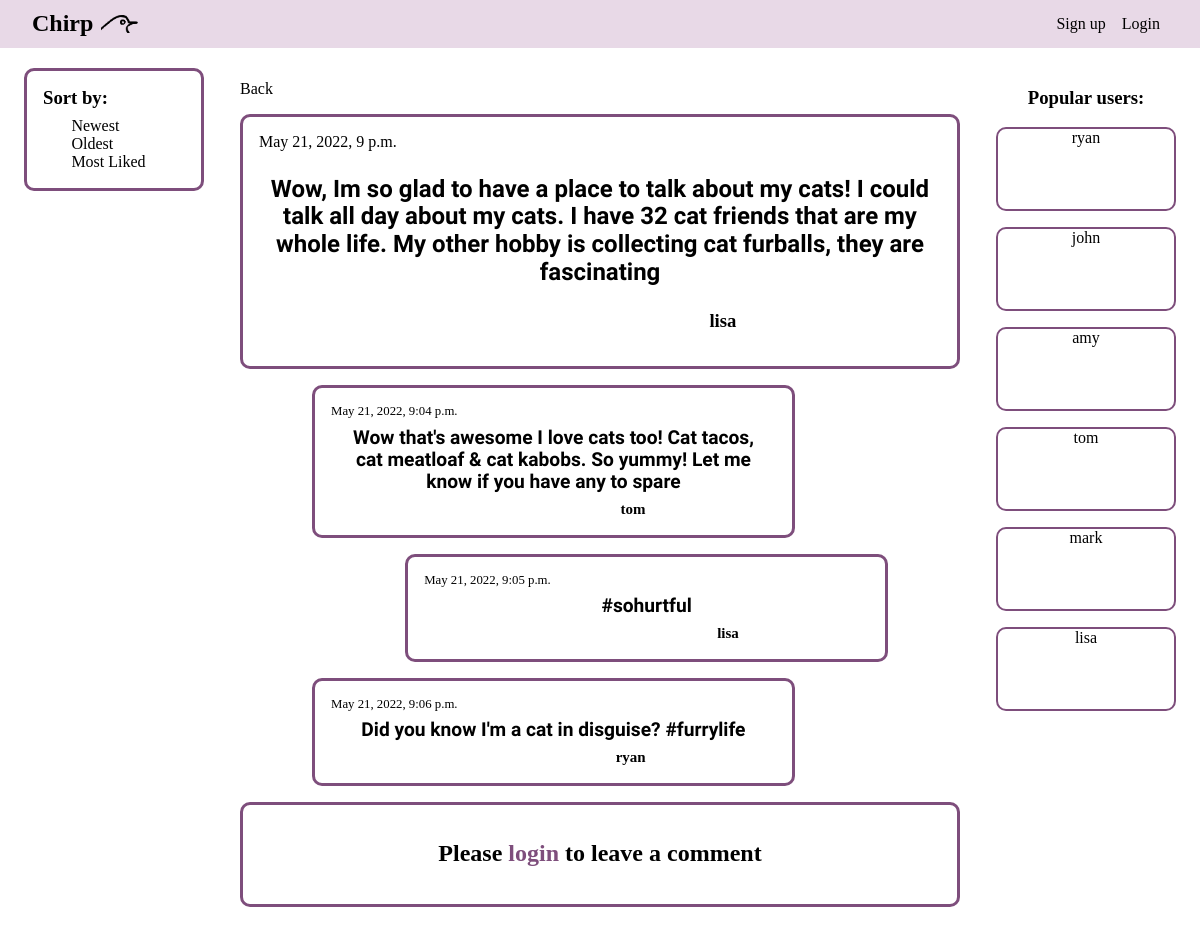
Page /qo84A on the committed database.
### ChirpApp/models.py (models this page shows, shortened)
class Post(models.Model):
    content = models.CharField(max_length=200)
    author = models.CharField(max_length=200)
    date = models.DateTimeField(auto_now=True)
    FontType = models.TextChoices("FontType", "bold old wild")
    font = models.CharField(choices=FontType.choices, max_length=4)
    slug = models.SlugField(unique=True, db_index=True)

class Comment(models.Model):
    content = models.CharField(max_length=120)
    post = models.ForeignKey(Post, on_delete=models.CASCADE, related_name="comments")
    author = models.CharField(max_length=200)
    date = models.DateTimeField(auto_now=True)

### ChirpApp/views.py (the view, shortened to what this page needs)
# urls.py: path("<slug:slug>", views.SinglePostView.as_view(), name="post-detail-page"), #/12345
class SinglePostView(View):
    def get(self, request, slug):
        post = Post.objects.get(slug=slug)
        context = {
            "post": post,
            "comment_form": CommentForm(),
            "comments": post.comments.all().order_by("id"),
            "users": User.objects.all(),
        }
        return render(request, "ChirpApp/post-detail.html", context)

### ChirpApp/templates/ChirpApp/post-detail.html (shortened to what this page needs)
{% extends 'base.html' %}
{% load static %}
{% block css_files %}
  <link rel="stylesheet" href="{% static "ChirpApp/post-detail.css" %}" />
  <link rel="stylesheet" href="{% static "ChirpApp/includes/header.css" %}" />
  <link rel="stylesheet" href="{% static "ChirpApp/includes/navigation.css" %}" />
  <link rel="stylesheet" href="{% static "ChirpApp/includes/decoration.css" %}" />
  <link rel="stylesheet" href="{% static "ChirpApp/includes/post.css" %}" />
{% endblock %}
{% block content %}
  {% include "ChirpApp/includes/header.html" %}
  {% include "ChirpApp/includes/navigation.html" %}
  {% include "ChirpApp/includes/decoration.html" %}
  <main>
    <a href="{% url 'home' %}">Back</a>
    <section id="main-post">
      <span>{{ post.date }}</span>
      <h2 class="{{ post.font }}">{{ post.content|linebreaks }}</h2>
      <h3>{{ post.author }}</h3>
    </section>
    <div class="comments" id="comments">
      {% for comment in comments %}
        <section class="comment">
          <p>{{ comment.date }}</p>
          <h2 class="{{ post.font }}">{{ comment.content|linebreaks }}</h2>
          <h3>{{ comment.author }}</h3>
        </section>
      {% endfor %}
    </div>
    <section class="commentform" id="comment-form">
      {% if user.is_authenticated %}
        <h2>Leave a reply</h2>
        <form action="{% url "post-detail-page" post.slug %}" method="POST">
          {% csrf_token %}
          {% for form_field in comment_form %}
            <div class="form-control {% if form_field.errors %}invalid{% endif %}">
              {{ form_field.label_tag }}
              {{ form_field }}
              {{ form_field.errors }}
            </div>
          {% endfor %}
          <button>Chirp</button>
        </form>
      {% else %}
        <h2>Please <a href="{% url 'login' %}" id="h2login">login</a> to leave a comment</h2>
      {% endif %}
    </section>
    <div class="spacer"></div>
  </main>
{% endblock %}

### ChirpApp/templates/ChirpApp/includes/decoration.html
<div class="decor">
  <h3>Popular users:</h3>
  <ul>
    {% for user in users %}
    <li>
      {{ user.username }}
    </li>
    {% endfor %}
  </ul>
</div>

### ChirpApp/static/ChirpApp/post-detail.css (style rules this page uses)
a { text-decoration: none; color: black; }
ul { list-style: none; margin: 0; padding: 0; }
main { width: 60%; margin: 3rem auto auto; padding-top: 2rem; }
section { border: 3px solid #7E4E7C; border-radius: 10px; margin: 1rem auto; padding: 1rem; }
section h2 { text-align: center; }
section h3 { text-align: end; margin-right: 30%; }
div.comments { width: 80%; margin: auto; }
section.comment { font-size: 80%; width: 80%; }
.comment { padding: .5rem; }
.comment p, .comment h2 { margin: .5rem; }
.comment h3 { margin: .5rem 30% .5rem .5rem; }
.comment:nth-child(odd) { margin-left: 0; }
.comment:nth-child(even) { margin-right: 0; }
#h2login { color: #7E4E7C; }
.spacer { height: 30rem; }

### ChirpApp/static/ChirpApp/includes/decoration.css (style rules this page uses)
.decor { height: 100%; width: 17%; position: fixed; z-index: 1; top: 3rem; right: 0; overflow-x: hidden; padding-top: 20px; }
.decor h3 { margin-right: 1.5rem; text-align: center; }
.decor ul { margin-right: 1.5rem; }
.decor li { border: 2px solid #7E4E7C; border-radius: 10px; margin: 1rem 0 0; min-height: 5rem; text-align: center; }

### ChirpApp/static/ChirpApp/includes/post.css (style rules this page uses)
.old { font-family: 'Macondo', cursive; }

### rows in the picture
Post: date "May 21, 2022, 9 p.m.", content "Wow, Im so glad to have a place to talk about my cats! I could talk all day about my cats. I have 32 cat friends that are my whole life. My other hobby is collecting cat furballs, they are fascinating", author "lisa"
Comment: date "May 21, 2022, 9:04 p.m.", content "Wow that's awesome I love cats too! Cat tacos, cat meatloaf & cat kabobs. So yummy! Let me know if you have any to spare", author "tom"
Comment: date "May 21, 2022, 9:05 p.m.", content "#sohurtful", author "lisa"
Comment: date "May 21, 2022, 9:06 p.m.", content "Did you know I'm a cat in disguise? #furrylife", author "ryan"

### other values in the picture
{{ user.username }} "ryan"
{{ user.username }} "john"
{{ user.username }} "amy"
{{ user.username }} "tom"
{{ user.username }} "mark"
{{ user.username }} "lisa"
